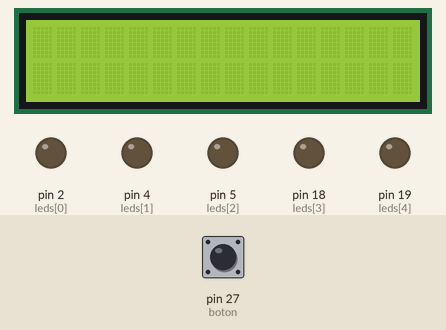
Recording of a program running on a simulated MicroPython board. On the bench: 16×2 character LCD, output pins drawn as LEDs (lit = HIGH). Dashed ring = blinking. The test bench sets the inputs (shaded band); at power-on: pin 27 (boton) HIGH. Library files of the repository ran but are not shown: lcd_api.py, i2c_lcd.py.

Above: at 1.2 s.
1.3 s: pin 27 (boton) pulled LOW for 0.15 s
At 1.9 s:
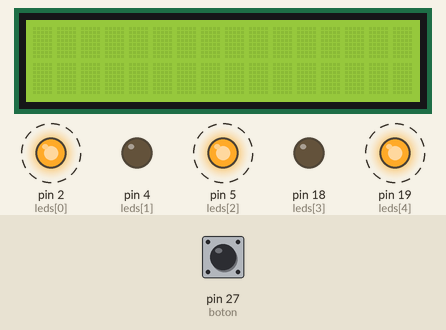
4.4 s: pin 27 (boton) pulled LOW for 1 s
8.0 s: pin 27 (boton) pulled LOW for 0.15 s
At 8.4 s:
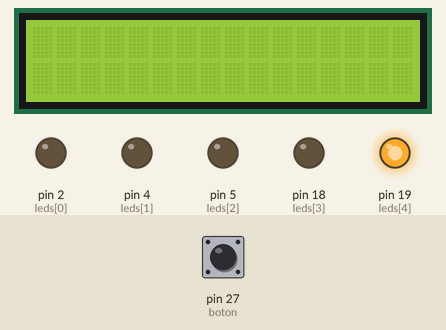
11.0 s: pin 27 (boton) pulled LOW for 3.2 s
At 12.4 s:
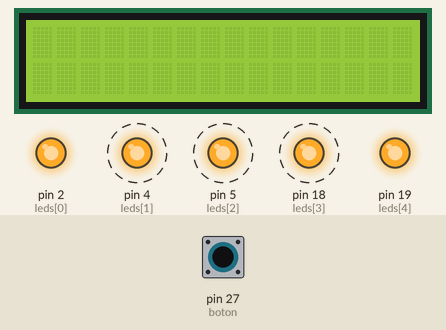
Timing chart, 0 to 16.7 s (numbered marks = the images above; inputs shaded):
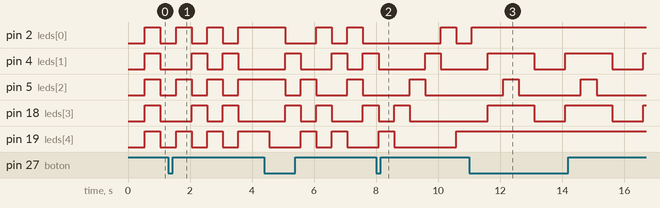

Measured:
- after the input at 8.0 s, pin 18 (leds[3]): goes on until 9.1 s, then stays LOW
- after the input at 11.0 s, pin 19 (leds[4]): stops changing and stays HIGH
- by itself, pin 4 (leds[1]): alternates HIGH for 1.5 s and LOW for 1.0 s
- by itself, pin 5 (leds[2]): alternates HIGH for 0.50 s and LOW for 2.0 s

The program:

main.py
```python
from machine import Pin, I2C
from utime import sleep, ticks_ms, ticks_diff
from lcd_api import LcdApi
from i2c_lcd import I2cLcd

# Configuración de LEDs
leds = [Pin(2, Pin.OUT), Pin(4, Pin.OUT), Pin(5, Pin.OUT), Pin(18, Pin.OUT), Pin(19, Pin.OUT)]

# Configuración del botón
boton = Pin(27, Pin.IN, Pin.PULL_UP)

# Configuración del LCD (si es necesario)
i2c = I2C(0, scl=Pin(22), sda=Pin(23))  # Pines I2C
lcd_address = 0x27  # Dirección I2C del LCD
lcd_display = I2cLcd(i2c, lcd_address, 2, 16)

# Variables de control
modo_actual = 0
estado_boton_anterior = 1
ultimo_cambio = ticks_ms()
debounce_time = 200  # Tiempo de debounce en ms
paso = 0  # Paso actual dentro del modo
ultimo_paso = ticks_ms()

# Funcion 0: "Parapdeo clasico"
def modo_clasico(paso):
    if paso == 0:
        leds[0].on()
        leds[1].on()
        leds[2].on()
        leds[3].on()
        leds[4].on()
    elif paso == 1:
        leds[0].off()
        leds[1].off()
        leds[2].off()
        leds[3].off()
        leds[4].off()

# Función 1: "Estrella centelleante"
def modo_estrella(paso):
    for i in range(len(leds)):
        if i % 2 == paso % 2:
            leds[i].on()  # LEDs pares e impares alternan
        else:
            leds[i].off()

# Función 2: "Espiral luminosa"
def modo_espiral(paso):
    for i in range(len(leds)):
        leds[i].off()
    leds[paso % len(leds)].on()  # LED activo se desplaza como un efecto de espiral
    leds[(paso + 2) % len(leds)].on()  # Agrega un segundo LED encendido en otro punto

# Función 3: "Cascada"
def modo_cascada(paso):
    for i in range(len(leds)):
        leds[i].off()  # Apagar todos los LEDs
    if paso < len(leds):
        leds[len(leds) - paso - 1].on()  # Encender LEDs en orden inverso

# Función 4: "Encendido progresivo y apagado escalonado"
def modo_progresivo(paso):
    for i in range(len(leds)):
        leds[i].off()  # Apagar todos los LEDs inicialmente

    if paso == 0:  # Encender los LEDs de los extremos
        leds[0].on()
        leds[-1].on()
    elif paso == 1:  # Encender LEDs 1 y 4 (los que están al lado de los extremos)
        leds[0].on()
        leds[-1].on()
        leds[1].on()
        leds[-2].on()
    elif paso == 2:  # Encender todos los LEDs
        for led in leds:
            led.on()
    elif paso == 3:  # Apagar el LED del medio (LED 3)
        leds[0].on()
        leds[-1].on()
        leds[1].on()
        leds[-2].on()
        leds[2].off()
    elif paso == 4:  # Apagar LED 2 y LED 4
        leds[0].on()
        leds[-1].on()
        leds[1].off()
        leds[3].off()


# Bucle principal
while True:
    boton_presionado = boton.value()
    ahora = ticks_ms()

    # Detectar flanco de bajada (presionado) con debounce
    if boton_presionado == 0 and estado_boton_anterior == 1 and ticks_diff(ahora, ultimo_cambio) > debounce_time:
        ultimo_cambio = ahora
        modo_actual = (modo_actual + 1) % 5  # Cambiar entre modos 0, 1, 2, 3 y 4
        paso = 0  # Reinicia el paso al cambiar de modo

    estado_boton_anterior = boton_presionado

    # Control de modos paso a paso
    if ticks_diff(ahora, ultimo_paso) > 500:  # Avanzar cada 500 ms
        if modo_actual == 0:
            modo_clasico(paso)
        elif modo_actual == 1:
            modo_estrella(paso)
        elif modo_actual == 2:
            modo_espiral(paso)
        elif modo_actual == 3:
            modo_cascada(paso)
        elif modo_actual == 4:
            modo_progresivo(paso)

        paso = (paso + 1) % (len(leds) if modo_actual != 0 else 2)
        ultimo_paso = ahora

    
```
